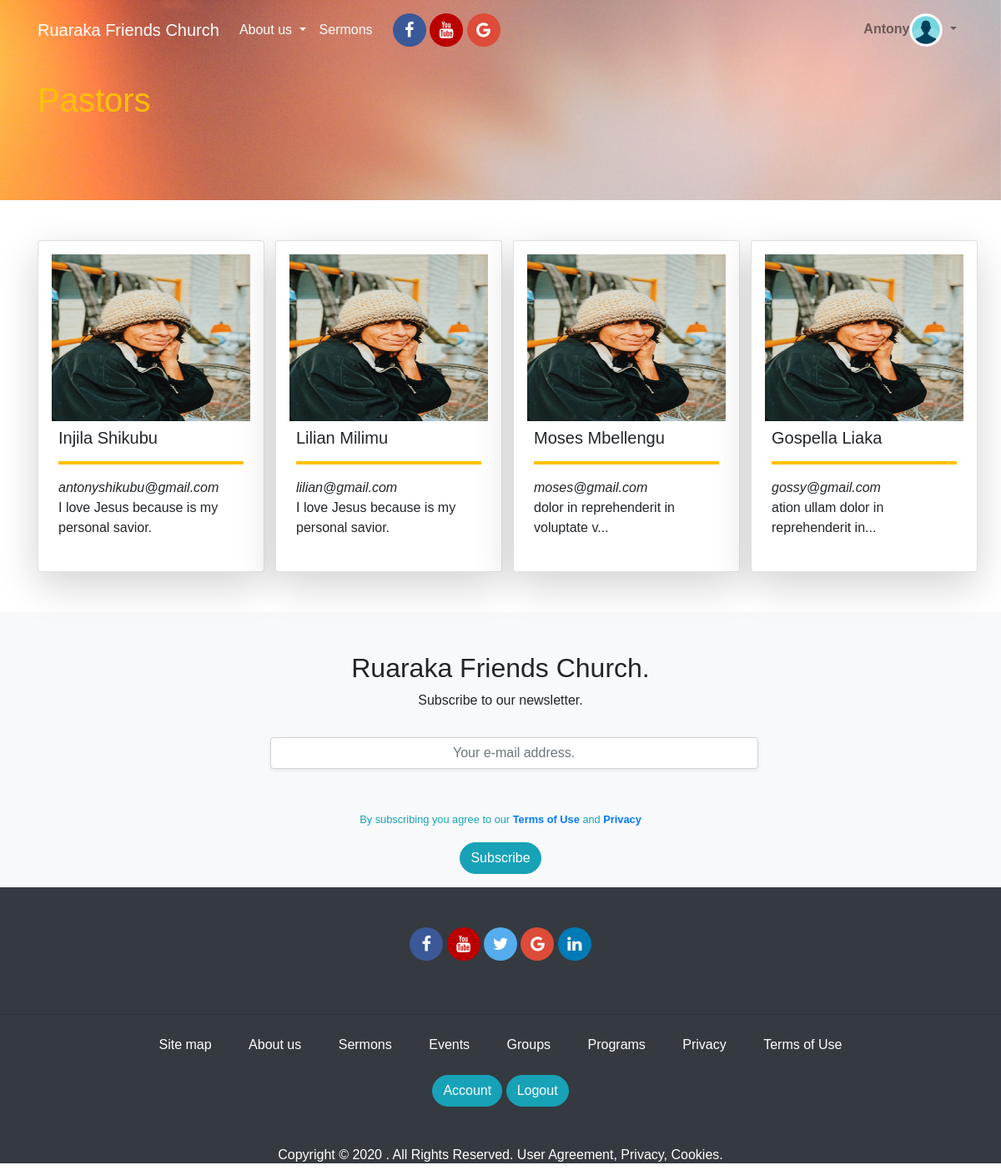
Page /pastors (signed in) on the earlier database version.
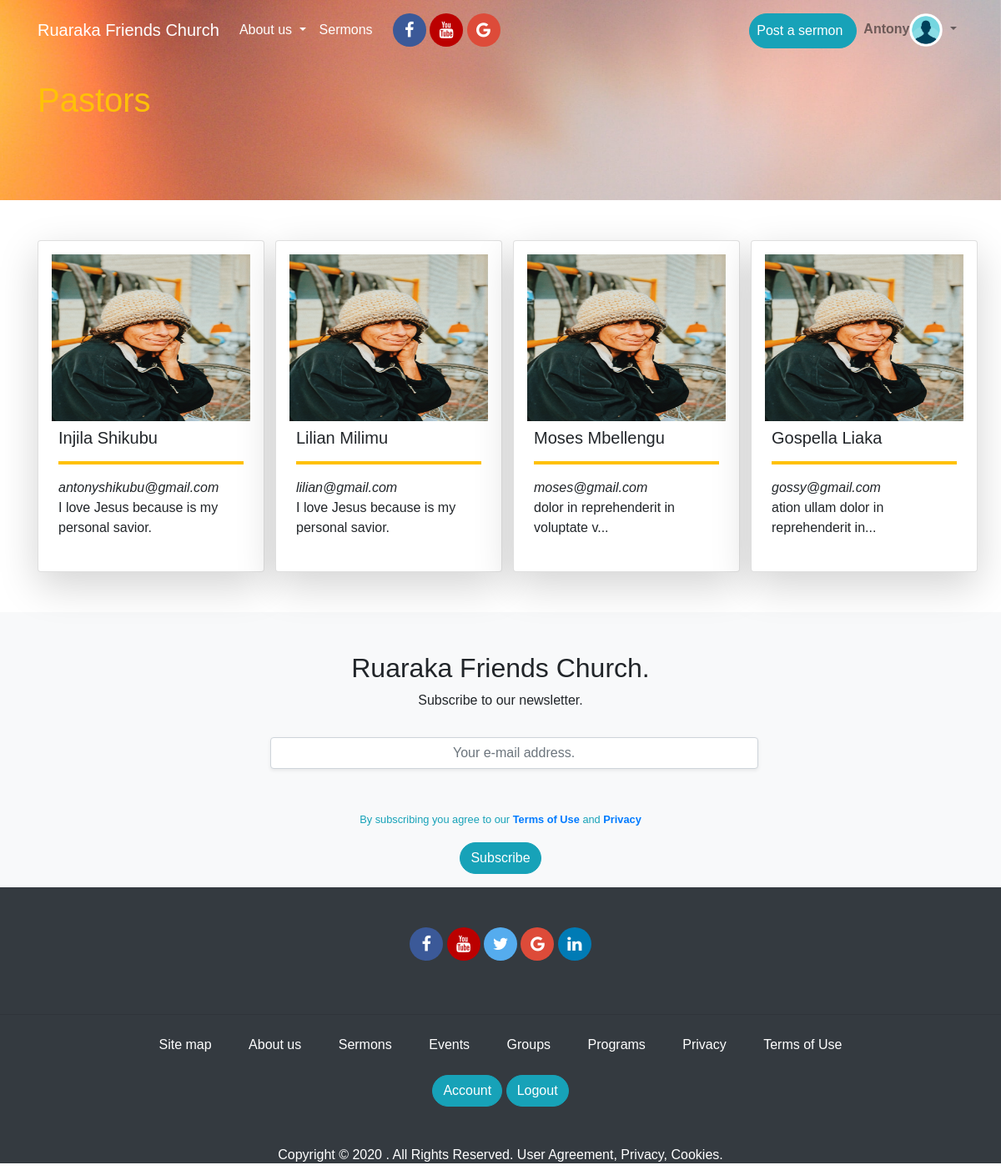
Same page on the later database version.
### app/routes.py (the view)
@app.route('/pastors')
def pastors():
	pastors = User.query.all()[:4]
	return render_template('pastors.html', title='Pastors', pastors=pastors)

### app/models.py (called while the page is built)
@login.user_loader
def load_user(id):
	return User.query.get(int(id))

### app/templates/pastors.html
{% extends 'base.html' %}
{% block content  %}
<section id="section_pastors">
		<div class="" id="pastors_section-top">
				<div class="container pt-5">
					<h1 class="pt-5 text-warning">Pastors</h1>
				</div>
		</div>
		<div class="container pt-5" id="pastors_section-bottom">
			{% if pastors %}
			<div class="row">
				{% for pastor in pastors %}
					<div class="col-xs-12 col-sm-12 col-md-3 col-lg-3 col-xl-3">
						<div class="card shadow-lg p-3 mb-5 bg-white rounded" style="width:17em">
							<img src="{{url_for('static', filename='imgs/profile_img.jpg')}}" style="height:200px;width:100%"class="img-rounded mx-auto ">
							<div class="card-body p-2">
								<h5>{{pastor.firstname}} {{pastor.lastname}}</h5>
								<hr class="text-warning " style="border: 2px solid">
								<em>{{pastor.email}}</em>
								<p>{{pastor.about_me|truncate(40,True)}}</p>
							</div>
						</div>
					</div>
				{% endfor %}
			</div>
			{% endif %}
		</div>
</section>
{% endblock content  %}

### app/templates/_navbar.html (shortened to what this page needs)
<nav class="navbar navbar-expand-lg navbar-light fixed-top" id="menu-area">
  <div class="container">
    <a class="navbar-brand  text-white" href="{{url_for('index')}}">Ruaraka Friends Church</a>
    <div class="collapse navbar-collapse  text-white" id="navbarNav">
      <ul class="navbar-nav ">
        <li class="nav-item dropdown">
          <a class="nav-link dropdown-toggle  text-white"  href="" id="navbarDropdown" role="button" data-toggle="dropdown" aria-haspopup="true" aria-expanded="false">
            About us
          </a>
        </li>
        <li class="nav-item mr-0 ">
          <a class="nav-link mr-0 text-white" href="#/section-sermons">Sermons</a>
        </li>
         <div id="social_media_links" class="text-center ml-3">
          <a href="#" class="fa fa-facebook"></a>
          <a href="#" class="fa fa-youtube"></a>
          <a href="#" class="fa fa-google"></a>
        </div>
      </ul>
      <ul class="navbar-nav ml-auto">
        {% if current_user.is_anonymous %}
        <li class="nav-item">
          <a class="nav-link btn btn-info btn_custom mr-1" href="{{url_for('signup')}}" style="color:white;padding-left:20px; padding-right: 20px">Join us</a>
        </li>
        <li class="nav-item">
            <a class="nav-link btn btn-warning btn_custom" href="{{url_for('login')}}" id="login_link" style="color:white;padding-left:20px; padding-right: 20px">Login</a>
        </li>
        {% else %}
        {% if current_user.role == 'Pastor' %}
        <li class="nav-item">
          <a class="nav-link btn btn-info btn_custom text-white mt-2 pr-3" href="{{url_for('sermon')}}" >Post a sermon</a>
        </li>
        {% endif %}
        <li class="nav-item dropdown">
          <a class="nav-link dropdown-toggle" href="{{url_for('profile',username=current_user.username)}}" id="navbarDropdown" role="button" data-toggle="dropdown" aria-haspopup="true" aria-expanded="false">
            <span><strong id="username-font">{{current_user.username}}</strong></span><img src="{{url_for('static', filename='imgs/profile_pic.png')}}" class="img-rounded" style="height: 40px; width:40px">
          </a>
        </li>
        {% endif %}
      </ul>
    </div>
  </div>
</nav>

Differences in the rows shown:
changed User "Injila": role "Member" → "Pastor" (drawn)
Other differences:
text now shown: "Post a sermon"
